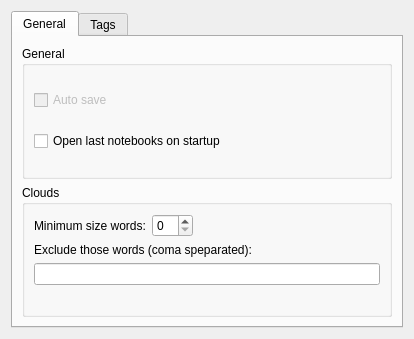
<?xml version="1.0" encoding="UTF-8"?>
<ui version="4.0">
 <class>Preferences</class>
 <widget class="QWidget" name="Preferences">
  <property name="geometry">
   <rect>
    <x>0</x>
    <y>0</y>
    <width>414</width>
    <height>339</height>
   </rect>
  </property>
  <property name="windowTitle">
   <string>Preferences</string>
  </property>
  <layout class="QVBoxLayout" name="verticalLayout">
   <item>
    <widget class="QTabWidget" name="tab">
     <property name="currentIndex">
      <number>0</number>
     </property>
     <widget class="QWidget" name="widget_2">
      <attribute name="title">
       <string>General</string>
      </attribute>
      <layout class="QVBoxLayout" name="verticalLayout_3">
       <item>
        <widget class="QGroupBox" name="groupBox_2">
         <property name="title">
          <string>General</string>
         </property>
         <layout class="QVBoxLayout" name="verticalLayout_2">
          <item>
           <widget class="QCheckBox" name="chkAutoSave">
            <property name="enabled">
             <bool>false</bool>
            </property>
            <property name="text">
             <string>Auto save</string>
            </property>
           </widget>
          </item>
          <item>
           <widget class="QCheckBox" name="chkOpenLast">
            <property name="text">
             <string>Open last notebooks on startup</string>
            </property>
           </widget>
          </item>
         </layout>
        </widget>
       </item>
       <item>
        <widget class="QGroupBox" name="groupBox">
         <property name="title">
          <string>Clouds</string>
         </property>
         <layout class="QFormLayout" name="formLayout">
          <property name="fieldGrowthPolicy">
           <enum>QFormLayout::ExpandingFieldsGrow</enum>
          </property>
          <property name="rowWrapPolicy">
           <enum>QFormLayout::WrapLongRows</enum>
          </property>
          <item row="0" column="0">
           <widget class="QLabel" name="label">
            <property name="text">
             <string>Minimum size words:</string>
            </property>
           </widget>
          </item>
          <item row="0" column="1">
           <widget class="QSpinBox" name="spnWordsMinSize"/>
          </item>
          <item row="2" column="0" colspan="2">
           <widget class="QLineEdit" name="txtWordsExclude"/>
          </item>
          <item row="1" column="0" colspan="2">
           <widget class="QLabel" name="label_2">
            <property name="text">
             <string>Exclude those words (coma speparated):</string>
            </property>
           </widget>
          </item>
         </layout>
        </widget>
       </item>
      </layout>
     </widget>
     <widget class="QWidget" name="tab_2">
      <attribute name="title">
       <string>Tags</string>
      </attribute>
      <layout class="QHBoxLayout" name="horizontalLayout_6">
       <item>
        <layout class="QVBoxLayout" name="verticalLayout_4">
         <item>
          <widget class="QListWidget" name="lstTags"/>
         </item>
         <item>
          <layout class="QHBoxLayout" name="horizontalLayout">
           <item>
            <widget class="QPushButton" name="btnTagRemove">
             <property name="text">
              <string>Remove custom tag</string>
             </property>
             <property name="icon">
              <iconset theme="list-remove"/>
             </property>
             <property name="flat">
              <bool>true</bool>
             </property>
            </widget>
           </item>
          </layout>
         </item>
        </layout>
       </item>
       <item>
        <widget class="QWidget" name="widget" native="true">
         <layout class="QVBoxLayout" name="verticalLayout_5">
          <property name="leftMargin">
           <number>0</number>
          </property>
          <property name="topMargin">
           <number>0</number>
          </property>
          <property name="rightMargin">
           <number>0</number>
          </property>
          <property name="bottomMargin">
           <number>0</number>
          </property>
          <item>
           <layout class="QHBoxLayout" name="horizontalLayout_4">
            <item>
             <widget class="QLabel" name="lblTag">
              <property name="font">
               <font>
                <weight>75</weight>
                <bold>true</bold>
               </font>
              </property>
              <property name="text">
               <string>Tag</string>
              </property>
              <property name="alignment">
               <set>Qt::AlignCenter</set>
              </property>
             </widget>
            </item>
           </layout>
          </item>
          <item>
           <layout class="QHBoxLayout" name="horizontalLayout_2">
            <item>
             <widget class="QPushButton" name="btnColor">
              <property name="text">
               <string>Color</string>
              </property>
             </widget>
            </item>
            <item>
             <widget class="QPushButton" name="btnClearColor">
              <property name="text">
               <string/>
              </property>
              <property name="icon">
               <iconset theme="edit-clear">
                <normaloff/>
               </iconset>
              </property>
              <property name="flat">
               <bool>true</bool>
              </property>
             </widget>
            </item>
           </layout>
          </item>
          <item>
           <layout class="QHBoxLayout" name="horizontalLayout_3">
            <item>
             <widget class="QPushButton" name="btnTextColor">
              <property name="text">
               <string>Text color</string>
              </property>
             </widget>
            </item>
            <item>
             <widget class="QPushButton" name="btnClearTextColor">
              <property name="text">
               <string/>
              </property>
              <property name="icon">
               <iconset theme="edit-clear">
                <normaloff/>
               </iconset>
              </property>
              <property name="flat">
               <bool>true</bool>
              </property>
             </widget>
            </item>
           </layout>
          </item>
          <item>
           <layout class="QHBoxLayout" name="horizontalLayout_5">
            <item>
             <widget class="QPushButton" name="btnBorderColor">
              <property name="text">
               <string>Border</string>
              </property>
             </widget>
            </item>
            <item>
             <widget class="QPushButton" name="btnClearBorderColor">
              <property name="text">
               <string/>
              </property>
              <property name="icon">
               <iconset theme="edit-clear">
                <normaloff/>
               </iconset>
              </property>
              <property name="flat">
               <bool>true</bool>
              </property>
             </widget>
            </item>
           </layout>
          </item>
          <item>
           <spacer name="verticalSpacer">
            <property name="orientation">
             <enum>Qt::Vertical</enum>
            </property>
            <property name="sizeHint" stdset="0">
             <size>
              <width>20</width>
              <height>40</height>
             </size>
            </property>
           </spacer>
          </item>
         </layout>
        </widget>
       </item>
      </layout>
     </widget>
    </widget>
   </item>
  </layout>
 </widget>
 <resources/>
 <connections/>
</ui>
